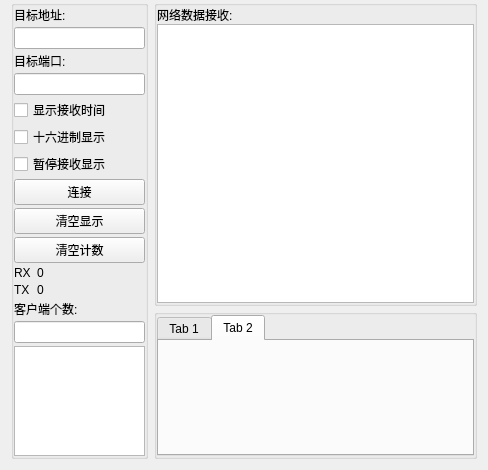
<?xml version="1.0" encoding="UTF-8"?>
<ui version="4.0">
 <class>Form</class>
 <widget class="QWidget" name="Form">
  <property name="geometry">
   <rect>
    <x>0</x>
    <y>0</y>
    <width>488</width>
    <height>470</height>
   </rect>
  </property>
  <property name="windowTitle">
   <string>UDP/IP_Clients</string>
  </property>
  <layout class="QGridLayout" name="gridLayout_4">
   <property name="topMargin">
    <number>0</number>
   </property>
   <property name="verticalSpacing">
    <number>3</number>
   </property>
   <item row="0" column="0" rowspan="2">
    <widget class="QGroupBox" name="groupBox_3">
     <property name="maximumSize">
      <size>
       <width>137</width>
       <height>16777215</height>
      </size>
     </property>
     <property name="title">
      <string/>
     </property>
     <layout class="QGridLayout" name="gridLayout_3">
      <property name="leftMargin">
       <number>0</number>
      </property>
      <property name="topMargin">
       <number>0</number>
      </property>
      <property name="rightMargin">
       <number>0</number>
      </property>
      <property name="bottomMargin">
       <number>0</number>
      </property>
      <property name="spacing">
       <number>0</number>
      </property>
      <item row="0" column="0">
       <layout class="QVBoxLayout" name="verticalLayout_2">
        <property name="spacing">
         <number>3</number>
        </property>
        <item>
         <widget class="QLabel" name="label">
          <property name="text">
           <string>目标地址:</string>
          </property>
         </widget>
        </item>
        <item>
         <widget class="QLineEdit" name="lineEdit_IP"/>
        </item>
        <item>
         <widget class="QLabel" name="label_2">
          <property name="text">
           <string>目标端口:</string>
          </property>
         </widget>
        </item>
        <item>
         <widget class="QLineEdit" name="lineEdit_Port"/>
        </item>
        <item>
         <widget class="QCheckBox" name="checkBox_Display_Time">
          <property name="text">
           <string>显示接收时间</string>
          </property>
         </widget>
        </item>
        <item>
         <widget class="QCheckBox" name="checkBox_Display_Hex">
          <property name="text">
           <string>十六进制显示</string>
          </property>
         </widget>
        </item>
        <item>
         <widget class="QCheckBox" name="checkBox_Pause">
          <property name="text">
           <string>暂停接收显示</string>
          </property>
         </widget>
        </item>
        <item>
         <widget class="QPushButton" name="pushButton_Connect">
          <property name="text">
           <string>连接</string>
          </property>
         </widget>
        </item>
        <item>
         <widget class="QPushButton" name="pushButton_Clear_Display">
          <property name="text">
           <string>清空显示</string>
          </property>
         </widget>
        </item>
        <item>
         <widget class="QPushButton" name="pushButton_Clear_Count">
          <property name="text">
           <string>清空计数</string>
          </property>
         </widget>
        </item>
        <item>
         <layout class="QHBoxLayout" name="horizontalLayout">
          <item>
           <widget class="QLabel" name="label_3">
            <property name="maximumSize">
             <size>
              <width>20</width>
              <height>16777215</height>
             </size>
            </property>
            <property name="text">
             <string>RX</string>
            </property>
           </widget>
          </item>
          <item>
           <widget class="QLabel" name="label_RX">
            <property name="text">
             <string>0</string>
            </property>
           </widget>
          </item>
         </layout>
        </item>
        <item>
         <layout class="QHBoxLayout" name="horizontalLayout_2">
          <item>
           <widget class="QLabel" name="label_5">
            <property name="maximumSize">
             <size>
              <width>20</width>
              <height>16777215</height>
             </size>
            </property>
            <property name="text">
             <string>TX</string>
            </property>
           </widget>
          </item>
          <item>
           <widget class="QLabel" name="label_TX">
            <property name="text">
             <string>0</string>
            </property>
           </widget>
          </item>
         </layout>
        </item>
        <item>
         <widget class="QLabel" name="label_4">
          <property name="text">
           <string>客户端个数:</string>
          </property>
         </widget>
        </item>
        <item>
         <widget class="QLineEdit" name="lineEdit_Clients_Count"/>
        </item>
        <item>
         <widget class="QListWidget" name="listWidget"/>
        </item>
       </layout>
      </item>
     </layout>
    </widget>
   </item>
   <item row="0" column="1">
    <widget class="QGroupBox" name="groupBox">
     <property name="title">
      <string/>
     </property>
     <layout class="QGridLayout" name="gridLayout">
      <property name="leftMargin">
       <number>0</number>
      </property>
      <property name="topMargin">
       <number>0</number>
      </property>
      <property name="rightMargin">
       <number>0</number>
      </property>
      <property name="bottomMargin">
       <number>0</number>
      </property>
      <property name="spacing">
       <number>0</number>
      </property>
      <item row="1" column="0">
       <widget class="QTextEdit" name="textEdit"/>
      </item>
      <item row="0" column="0">
       <widget class="QLabel" name="label_6">
        <property name="text">
         <string>网络数据接收:</string>
        </property>
       </widget>
      </item>
     </layout>
    </widget>
   </item>
   <item row="1" column="1">
    <widget class="QGroupBox" name="groupBox_2">
     <property name="maximumSize">
      <size>
       <width>16777215</width>
       <height>150</height>
      </size>
     </property>
     <property name="title">
      <string/>
     </property>
     <layout class="QGridLayout" name="gridLayout_2">
      <property name="leftMargin">
       <number>0</number>
      </property>
      <property name="topMargin">
       <number>0</number>
      </property>
      <property name="rightMargin">
       <number>0</number>
      </property>
      <property name="bottomMargin">
       <number>0</number>
      </property>
      <property name="spacing">
       <number>0</number>
      </property>
      <item row="0" column="0">
       <widget class="QTabWidget" name="tabWidget">
        <property name="currentIndex">
         <number>1</number>
        </property>
        <widget class="QWidget" name="tab">
         <attribute name="title">
          <string>Tab 1</string>
         </attribute>
        </widget>
        <widget class="QWidget" name="tab_2">
         <attribute name="title">
          <string>Tab 2</string>
         </attribute>
        </widget>
       </widget>
      </item>
     </layout>
    </widget>
   </item>
  </layout>
 </widget>
 <resources/>
 <connections/>
</ui>
